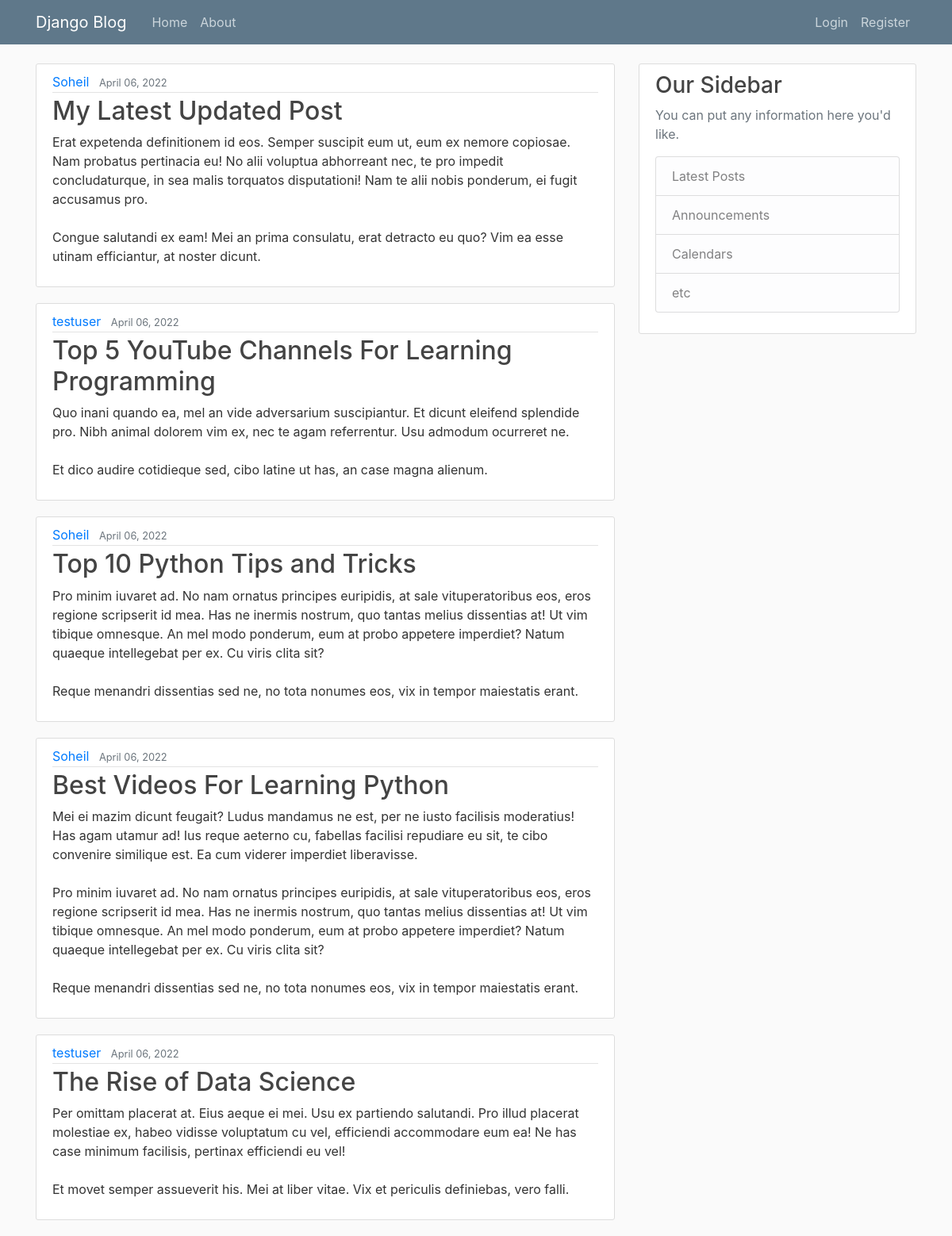
The page / on the database its author committed.
### blog/models.py (models this page shows, shortened)
class Post(models.Model):
    title = models.CharField(max_length=100)
    content = models.TextField()
    date_posted = models.DateTimeField(default=timezone.now)
    author = models.ForeignKey(User, on_delete=models.CASCADE)

### blog/views.py (the view)
# urls.py: path('', PostListView.as_view(), name='blog-home'),
class PostListView(ListView):
    model = Post
    template_name = 'blog/home.html'
    context_object_name = 'posts'
    ordering = ['-date_posted']
    paginate_by = 5

### blog/templates/blog/home.html
{% extends "blog/base.html" %}
{% block content %}
    {% for post in posts %}
        <article class="media content-section">
          <div class="media-body">
            <div class="article-metadata">
              <a class="mr-2" href="#">{{ post.author }}</a>
              <small class="text-muted">{{ post.date_posted|date:"F d, Y" }}</small>
            </div>
            <h2><a class="article-title" href="#">{{ post.title }}</a></h2>
            <p class="article-content">{{ post.content }}</p>
          </div>
        </article>
    {% endfor %}
{% endblock content %}

### blog/static/blog/main.css (style rules this page uses)
body { background: #fafafa; color: #333333; margin-top: 5rem; }
h1, h2, h3, h4, h5, h6 { color: #444444; }
.content-section { background: #ffffff; padding: 10px 20px; border: 1px solid #dddddd; border-radius: 3px; margin-bottom: 20px; }
.article-title { color: #444444; }
.article-content { white-space: pre-line; }
.article-metadata { padding-bottom: 1px; margin-bottom: 4px; border-bottom: 1px solid #e3e3e3 }

### rows shown on the page
Post: author "Soheil", date_posted "April 06, 2022", title "My Latest Updated Post", content "Erat expetenda definitionem id eos. Semper suscipit eum ut, eum ex nemore copiosae. Nam probatus pertinacia eu! No alii voluptua abhorreant nec, te pro impedit concludaturque, in sea malis torquatos disputationi! Nam te alii nobis ponderum, ei fugit accusamus pro. Congue salutandi ex eam! Mei an prima consulatu, erat detracto eu quo? Vim ea esse utinam efficiantur, at noster dicunt."
Post: author "testuser", date_posted "April 06, 2022", title "Top 5 YouTube Channels For Learning Programming", content "Quo inani quando ea, mel an vide adversarium suscipiantur. Et dicunt eleifend splendide pro. Nibh animal dolorem vim ex, nec te agam referrentur. Usu admodum ocurreret ne. Et dico audire cotidieque sed, cibo latine ut has, an case magna alienum."
Post: author "Soheil", date_posted "April 06, 2022", title "Top 10 Python Tips and Tricks", content "Pro minim iuvaret ad. No nam ornatus principes euripidis, at sale vituperatoribus eos, eros regione scripserit id mea. Has ne inermis nostrum, quo tantas melius dissentias at! Ut vim tibique omnesque. An mel modo ponderum, eum at probo appetere imperdiet? Natum quaeque intellegebat per ex. Cu viris clita sit? Reque menandri dissentias sed ne, no tota nonumes eos, vix in tempor maiestatis erant."
Post: author "Soheil", date_posted "April 06, 2022", title "Best Videos For Learning Python", content "Mei ei mazim dicunt feugait? Ludus mandamus ne est, per ne iusto facilisis moderatius! Has agam utamur ad! Ius reque aeterno cu, fabellas facilisi repudiare eu sit, te cibo convenire similique est. Ea cum viderer imperdiet liberavisse. Pro minim iuvaret ad. No nam ornatus principes euripidis, at sale vituperatoribus eos, eros regione scripserit id mea. Has ne inermis nostrum, quo tantas melius dissentias at! Ut vim tibique omnesque. An mel modo ponderum, eum at probo appetere imperdiet? Natum quaeque intellegebat per ex. Cu viris clita sit? Reque menandri dissentias sed ne, no tota nonumes eos, vix in tempor maiestatis erant."
Post: author "testuser", date_posted "April 06, 2022", title "The Rise of Data Science", content "Per omittam placerat at. Eius aeque ei mei. Usu ex partiendo salutandi. Pro illud placerat molestiae ex, habeo vidisse voluptatum cu vel, efficiendi accommodare eum ea! Ne has case minimum facilisis, pertinax efficiendi eu vel! Et movet semper assueverit his. Mei at liber vitae. Vix et periculis definiebas, vero falli."
